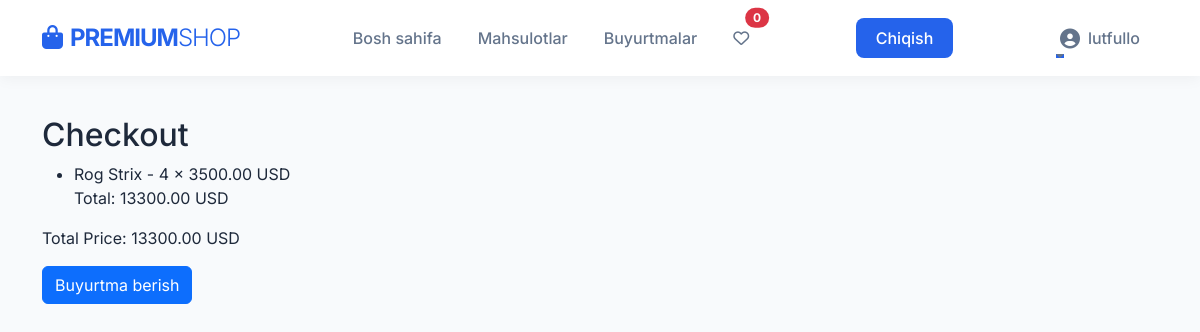
The app's page /orders/checkout/ (signed in), older data.
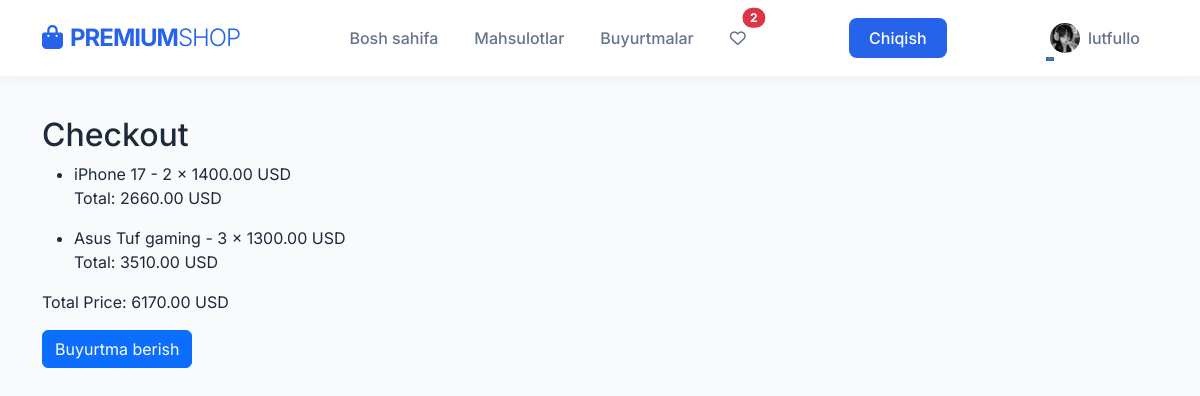
The same page, newer data.
### users/models.py (models this page shows, shortened)
class User(AbstractUser):
    USER_ROLES = (
        ("admin","Admin"),
        ("user","User"),
        ("seller","Seller")
    )
    phone = models.CharField(max_length=13, null=True, blank=True)
    image = models.ImageField(upload_to="user_images/",null=True, blank=True)
    address = models.CharField(max_length=50, null=True, blank=True)
    age = models.IntegerField(null=True, blank=True)
    balance = models.DecimalField(max_digits=10, decimal_places=2, null=True, blank=True, default=0.00)
    role = models.CharField(max_length=10, choices=USER_ROLES, default="user")

class Cart(models.Model):
    user = models.ForeignKey(User, on_delete=models.CASCADE, related_name='cart')
    product = models.ForeignKey(Product, on_delete=models.CASCADE, related_name='cart_items')
    quantity = models.IntegerField(default=1)
    total_price = models.DecimalField(max_digits=10, decimal_places=2)

### products/models.py (models this page shows, shortened)
class Product(models.Model):
    seller = models.ForeignKey(settings.AUTH_USER_MODEL, on_delete=models.CASCADE, related_name='products')
    category = models.ForeignKey(Category, on_delete=models.CASCADE, related_name='products')
    title = models.CharField(max_length=100)
    brand = models.CharField(max_length=100)
    price = models.DecimalField(max_digits=10, decimal_places=2)
    discount_price = models.DecimalField(max_digits=10, decimal_places=2, null=True, blank=True)
    precent = models.IntegerField(null=True, blank=True, default=0)
    main_image = models.ImageField(upload_to='product_images/', null=True, blank=True)
    desc = models.TextField()
    stock = models.IntegerField()

### orders/views.py (the view, shortened to what this page needs)
# urls.py: path('checkout/', CheckoutView.as_view(), name='checkout'),
class CheckoutView(LoginRequiredMixin, View):
    def get(self, request):
        cart_items = Cart.objects.filter(user=request.user)
        total_price = sum(item.total_price for item in cart_items)
        return render(request, 'checkout.html', {
            'cart_items': cart_items,
            'total_price': total_price,
        })

### templates/checkout.html (shortened to what this page needs)
{% extends 'base.html' %}
{% load static %}
{% block content %}
    <div class="checkout">
        <h2>Checkout</h2>
        {% if cart_items %}
            <ul>
                {% for item in cart_items %}
                    <li>
                        {{ item.product.title }} - {{ item.quantity }} x {{ item.product.price }} USD
                        <p>Total: {{ item.total_price }} USD</p>
                    </li>
                {% endfor %}
            </ul>
            <p>Total Price: {{ total_price }} USD</p>
            <form action="{% url 'checkout' %}" method="post">
                <button type="submit" class="btn btn-primary">Buyurtma berish</button>
            </form>
        {% else %}
            <p>Your cart is empty.</p>
        {% endif %}
    </div>
{% endblock %}

### templates/base.html (shortened to what this page needs)
<!DOCTYPE html>
{% load static %}
<html lang="uz">
<head>
    <link href="https://cdn.jsdelivr.net/npm/bootstrap@5.3.2/dist/css/bootstrap.min.css" rel="stylesheet">
    <link rel="stylesheet" href="https://cdnjs.cloudflare.com/ajax/libs/font-awesome/6.4.0/css/all.min.css">
</head>
<body>
    <header class="sticky-top">
        <nav class="navbar navbar-expand-lg navbar-light">
            <div class="container">
                <a class="navbar-brand" href="{% url 'home' %}">
                    <i class="fas fa-shopping-bag me-2"></i>PREMIUM<span class="fw-light">SHOP</span>
                </a>
                <div class="collapse navbar-collapse" id="navbarNav">
                    <ul class="navbar-nav mx-auto">
                        <li class="nav-item"><a class="nav-link" href="{% url 'home' %}">Bosh sahifa</a></li>
                        <li class="nav-item"><a class="nav-link" href="{% url 'products' %}">Mahsulotlar</a></li>
                        {% if user.role != 'seller' %}
                        <li class="nav-item"><a class="nav-link" href="{% url 'cart_detail' %}">Buyurtmalar</a></li>
                        {% endif %}
                        {% if user.is_authenticated %}
                        <li>
                            <a href="{% url 'wishlist' %}" class="nav-link position-relative">
                                <i class="far fa-heart"></i>
                                <span class="position-absolute top-0 start-100 translate-middle badge rounded-pill bg-danger">
                                    {{ request.user.wishlist.count }}
                                </span>
                            </a>
                        </li>
                        {% endif %}
                    </ul>
                    <ul class="navbar-nav">
                        <li class="nav-item"><a class="nav-link nav-btn" href="{% url 'logout' %}">Chiqish</a></li>
                    </ul>
                    <ul class="navbar-nav ms-auto">
                        {% if user.is_authenticated %}
                            <li class="nav-item dropdown">
                                <a class="nav-link dropdown-toggle d-flex align-items-center" href="#" id="navbarDropdown" role="button" data-bs-toggle="dropdown" aria-expanded="false">
                                    {% if user.image %}
                                        <img src="{{ user.image.url }}" alt="Profile" class="rounded-circle me-2" style="width: 30px; height: 30px; object-fit: cover;">
                                    {% else %}
                                        <i class="fas fa-user-circle fa-lg me-2"></i>
                                    {% endif %}
                                    {{ user.username }}
                                </a>
                            </li>
                        {% endif %}
                    </ul>
                </div>
            </div>
        </nav>
    </header>
    <main class="container">
        {% block content %}{% endblock %}
    </main>
</body>
</html>

Row changes from the older to the newer data that the page shows:
removed Cart: product "Rog Strix", quantity "4", product.price "3500.00", total_price "13300.00"
changed User "lutfullo": user.wishlist.count "0" → "2"; image: picture added
added Cart: product "iPhone 17", quantity "2", product.price "1400.00", total_price "2660.00"
added Cart: product "Asus Tuf gaming", quantity "3", product.price "1300.00", total_price "3510.00"
Text that changed along with them:
{{ total_price }}: "13300.00" → "6170.00"
